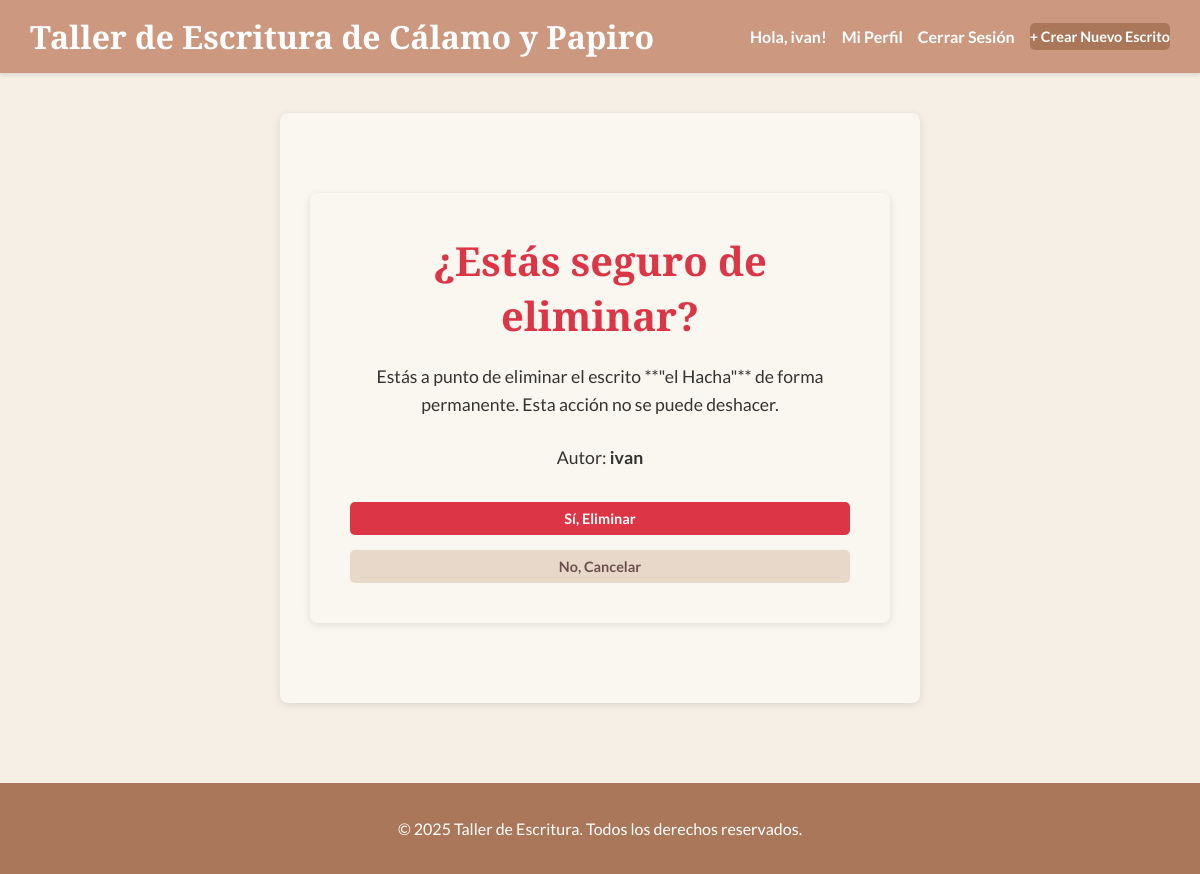
The page /escritura/4/eliminar/ (signed in) on the database as committed earlier.
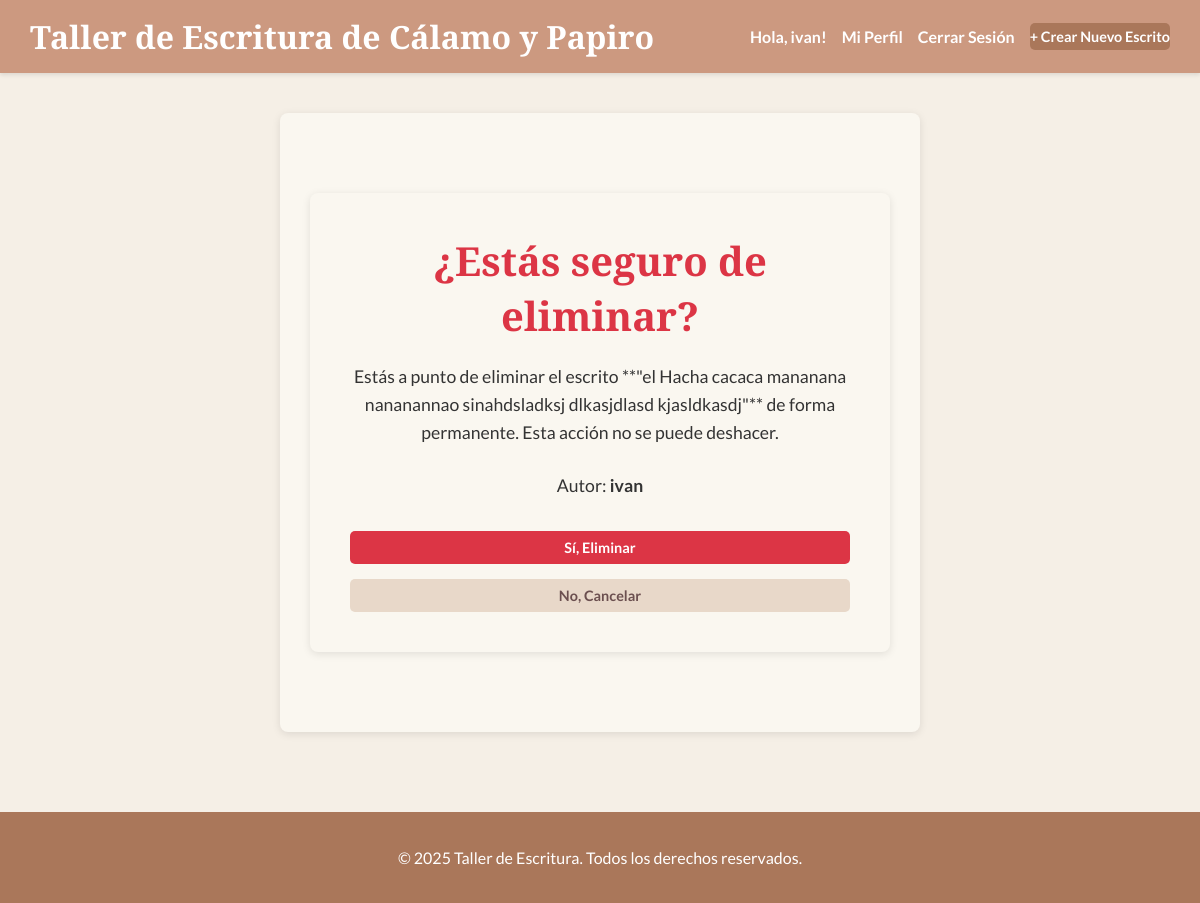
The same page on the database as committed later.
### escritura/models.py (models this page shows, shortened)
class Escrito(models.Model):
    ESTADO_CHOICES = [
        ('BORRADOR', 'Borrador'),
        ('PRIVADO', 'Privado'),
        ('PUBLICO', 'Público'),
    ]
    autor = models.ForeignKey(User, on_delete=models.CASCADE, related_name='escritos')
    titulo = models.CharField(max_length=200)
    contenido = RichTextUploadingField() # MODIFICADO: Usa RichTextUploadingField para permitir subir archivos
    fecha_creacion = models.DateTimeField(auto_now_add=True)
    fecha_actualizacion = models.DateTimeField(auto_now=True)
    estado = models.CharField(max_length=10, choices=ESTADO_CHOICES, default='BORRADOR')
    notificacion_enviada = models.BooleanField(default=False, verbose_name="Notificación Enviada")
    class Meta:
        ordering = ['-fecha_creacion']
        verbose_name = "Escrito"
        verbose_name_plural = "Escritos"

### escritura/views.py (the view)
# urls.py: path('<int:pk>/eliminar/', views.eliminar_escrito, name='eliminar_escrito'),
@login_required # Solo usuarios autenticados pueden acceder.
def eliminar_escrito(request, pk):
    escrito = get_object_or_404(Escrito, pk=pk)
    if request.user != escrito.autor:
        messages.error(request, "No tienes permiso para eliminar este escrito.")
        return redirect('escritura:detalle_escrito', pk=escrito.pk)
    if request.method == 'POST':
        escrito.delete() # ¡Elimina el objeto de la base de datos!
        messages.success(request, f"El escrito '{escrito.titulo}' ha sido eliminado exitosamente.")
        return redirect('escritura:lista_escritos') # Redirige a la lista después de eliminar.
    return render(request, 'escritura/confirmar_eliminar_escrito.html', {'escrito': escrito})

### escritura/templates/escritura/confirmar_eliminar_escrito.html (shortened to what this page needs)
{% extends 'base.html' %}
{% block content %}
    <div class="confirmation-container">
        <h1 class="page-title" style="color: #dc3545;">¿Estás seguro de eliminar?</h1>
        <p>Estás a punto de eliminar el escrito **"{{ escrito.titulo }}"** de forma permanente. Esta acción no se puede deshacer.</p>
        <p>Autor: <strong>{{ escrito.autor.username }}</strong></p>
        <form method="post" style="display: flex; gap: 15px; margin-top: 30px; justify-content: center;">
            <button type="submit" class="button danger">Sí, Eliminar</button>
            <a href="{% url 'escritura:detalle_escrito' pk=escrito.pk %}" class="button secondary">No, Cancelar</a>
        </form>
    </div>
{% endblock %}

### taller_escritura/templates/base.html (shortened to what this page needs)
{% load static %}
<!DOCTYPE html>
<html lang="es">
<head>
    <link rel="stylesheet" href="{% static 'css/main.css' %}">
</head>
<body>
    <header class="main-header">
        <nav class="main-nav">
            <div class="logo">
                <a href="{% url 'escritura:lista_escritos' %}">Taller de Escritura de Cálamo y Papiro</a>
            </div>
            <ul class="nav-links">
                {% if user.is_authenticated %}
                    <li><span class="welcome-message">Hola, {{ user.username }}!</span></li>
                    <li><a href="{% url 'escritura:perfil_usuario' %}">Mi Perfil</a></li>
                    <li>
                        <form method="post" action="{% url 'logout' %}" style="display: inline;">
                            <button type="submit" class="nav-link-button">Cerrar Sesión</button>
                        </form>
                    </li>
                    <li><a href="{% url 'escritura:crear_escrito' %}" class="button primary">+ Crear Nuevo Escrito</a></li>
                {% else %}
                    <li><a href="{% url 'login' %}" class="button">Iniciar Sesión</a></li>
                    <li><a href="{% url 'escritura:registro' %}" class="button secondary">Registrarse</a></li>
                {% endif %}
            </ul>
        </nav>
    </header>
    <main class="container">
        {% block content %}
        {% endblock %}
    </main>
    <footer class="main-footer">
        <p>© 2025 Taller de Escritura. Todos los derechos reservados.</p>
    </footer>
</body>
</html>

### static/css/main.css (style rules this page uses)
body { font-family: 'Lato', sans-serif; margin: 0; background-color: #F5EFE6; color: #333333; display: flex; flex-direction: column; min-height: 100vh; }
.container { max-width: 800px; margin: 20px auto; background-color: #FAF7F0; padding: 20px; border-radius: 8px; box-shadow: 0 2px 8px rgba(0, 0, 0, 0.1); flex-grow: 1; box-sizing: border-box; }
h1, h2, h3, h4, h5, h6 { font-family: 'Playfair Display', serif; color: #AA775A; margin-top: 0; margin-bottom: 20px; }
a { color: #6B4F4F; text-decoration: none; }
.button { background-color: #AA775A; color: white; padding: 8px 15px; border: none; border-radius: 5px; cursor: pointer; font-size: 0.9em; text-decoration: none; font-weight: bold; display: inline-block; text-align: center; transition: background-color 0.3s ease; font-family: 'Lato', sans-serif; }
.button.primary { background-color: #AA775A; }
.button.secondary { background-color: #E8D8C9; color: #6B4F4F; }
.button.danger { background-color: #dc3545; }
.main-header { background-color: #CC9980; color: white; padding: 15px 20px; box-shadow: 0 2px 4px rgba(0, 0, 0, 0.1); }
.main-nav { display: flex; flex-wrap: wrap; justify-content: space-between; align-items: center; max-width: 1200px; margin: 0 auto; }
.logo { flex-basis: 100%; text-align: center; margin-bottom: 10px; }
.logo a { color: white; font-size: 1.8em; font-weight: bold; text-decoration: none; display: block; font-family: 'Playfair Display', serif; }
.nav-links { list-style: none; margin: 0; padding: 0; display: flex; flex-wrap: wrap; justify-content: center; gap: 15px; align-items: center; width: 100%; }
.nav-links li { margin: 0; }
.nav-links a, .nav-links span { color: white; text-decoration: none; font-weight: bold; padding: 5px 0; white-space: nowrap; font-family: 'Lato', sans-serif; }
.welcome-message { font-weight: bold; margin-right: 0; color: white; font-family: 'Lato', sans-serif; }
.main-footer { background-color: #AA775A; color: white; text-align: center; padding: 20px; margin-top: 40px; font-family: 'Lato', sans-serif; }
form { display: flex; flex-direction: column; }
@media (min-width: 600px) { .container { padding: 30px; } }
@media (min-width: 600px) { .main-header { padding: 15px 30px; } }
@media (min-width: 600px) { .logo { flex-basis: auto; text-align: left; margin-bottom: 0; } }
@media (min-width: 600px) { .nav-links { justify-content: flex-end; width: auto; } }
@media (min-width: 992px) { .container { margin-top: 40px; margin-bottom: 40px; } }
@media (min-width: 992px) { h1 { font-size: 2.5em; } }
@media (min-width: 992px) { .logo a { font-size: 2em; } }
.nav-link-button { background: none; border: none; padding: 0; margin: 0; cursor: pointer; font-family: inherit; color: white; text-decoration: none; font-weight: bold; font-size: 1em; }

### escritura/templates/escritura/confirmar_eliminar_escrito.html (style rules this page uses)
.confirmation-container { text-align: center; background-color: #FAF7F0; padding: 40px; border-radius: 8px; box-shadow: 0 2px 8px rgba(0, 0, 0, 0.1); max-width: 500px; margin: 50px auto; }
.confirmation-container p { font-size: 1.1em; margin-bottom: 25px; line-height: 1.6; }

Rows that differ between the two databases and show on the page:
changed Escrito "ivan": titulo "el Hacha" → "el Hacha cacaca mananana nananannao sinahdsladksj dlkasjdlasd kjasldkasdj"
